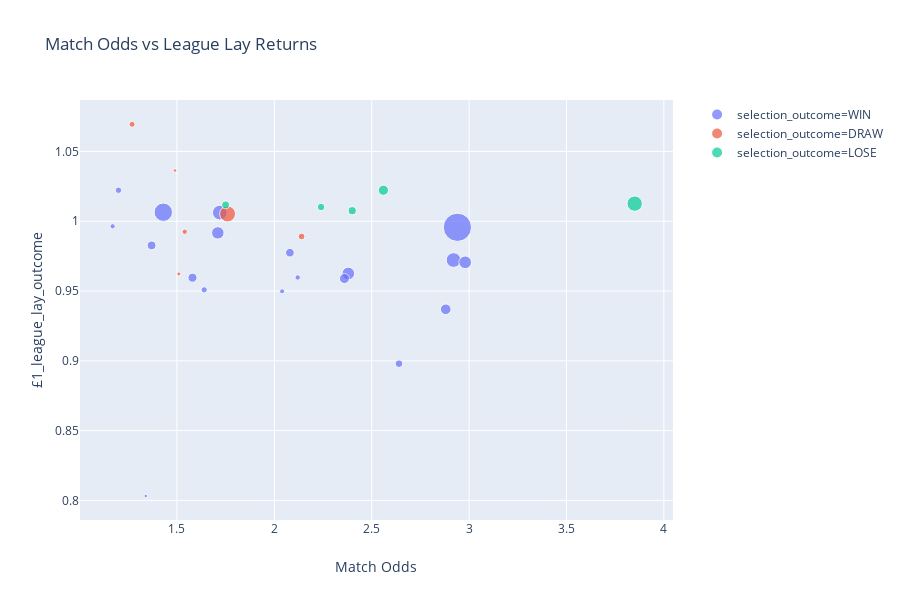

The notebook cell saved with this chart:
### Code cell
px.scatter(
    data_frame=combined_df, x='back_price_1', y='£1_league_lay_outcome', color='selection_outcome', size='back_price_1_league', hover_data=['runner_name'],
    labels={'goal_deficit': 'Winning Margin', 'back_price_1': 'Match Odds', 'back_price_shift_pc': 'League Odds Shift (%)',
            'back_price_1_league': 'League Odds (Pre Match)', 'runner_name': 'Team'},
    title='Match Odds vs League Lay Returns')

### Figure 1 — Plotly figure (JSON) as saved in the notebook; plotly's stock layout.template omitted (floating-point values rounded to 4 significant figures)
{"data": [{"customdata": [["Sheff Utd"], ["West Brom"], ["Rangers"], ["Doncaster"], ["Charlton"], ["Bolton"], ["Huddersfield"], ["Celtic"], ["Burnley"], ["Coventry"], ["Man Utd"], ["Liverpool"], ["Birmingham"], ["Chesterfield"], ["Arsenal"], ["Burnley"], ["Newcastle"], ["Aston Villa"], ["Man City"]], "hoverlabel": {"namelength": 0}, "hovertemplate": "selection_outcome=WIN<br>Match Odds=%{x}<br>£1_league_lay_outcome=%{y}<br>League Odds (Pre Match)=%{marker.size}<br>Team=%{customdata[0]}", "legendgroup": "selection_outcome=WIN", "marker": {"color": "#636efa", "size": [17, 23, 4.3, 8.8, 17, 8, 12, 1.35, 6.2, 16.5, 23, 8.2, 3.1, 10.5, 2.88, 4.2, 36, 85, 2.72], "sizemode": "area", "sizeref": 0.2125, "symbol": "circle"}, "mode": "markers", "name": "selection_outcome=WIN", "showlegend": true, "type": "scatter", "x": [2.38, 2.92, 1.2, 1.58, 2.98, 2.08, 2.88, 1.34, 2.64, 1.71, 1.72, 1.37, 2.12, 2.36, 1.17, 1.64, 1.43, 2.94, 2.04], "xaxis": "x", "y": [0.9626, 0.9722, 1.022, 0.9596, 0.9706, 0.9775, 0.9369, 0.8031, 0.898, 0.9917, 1.006, 0.9827, 0.9597, 0.959, 0.9964, 0.9509, 1.006, 0.9957, 0.9498], "yaxis": "y"}, {"customdata": [["Leeds"], ["Birmingham"], ["Leeds"], ["Inter"], ["Real Madrid"], ["Tottenham"]], "hoverlabel": {"namelength": 0}, "hovertemplate": "selection_outcome=DRAW<br>Match Odds=%{x}<br>£1_league_lay_outcome=%{y}<br>League Odds (Pre Match)=%{marker.size}<br>Team=%{customdata[0]}", "legendgroup": "selection_outcome=DRAW", "marker": {"color": "#EF553B", "size": [3.8, 2.94, 4.8, 1.75, 1.34, 27], "sizemode": "area", "sizeref": 0.2125, "symbol": "circle"}, "mode": "markers", "name": "selection_outcome=DRAW", "showlegend": true, "type": "scatter", "x": [1.27, 1.54, 2.14, 1.51, 1.49, 1.76], "xaxis": "x", "y": [1.069, 0.9925, 0.9891, 0.9622, 1.036, 1.005], "yaxis": "y"}, {"customdata": [["MK Dons"], ["Rotherham"], ["Doncaster"], ["MK Dons"], ["Chelsea"]], "hoverlabel": {"namelength": 0}, "hovertemplate": "selection_outcome=LOSE<br>Match Odds=%{x}<br>£1_league_lay_outcome=%{y}<br>League Odds (Pre Match)=%{marker.size}<br>Team=%{customdata[0]}", "legendgroup": "selection_outcome=LOSE", "marker": {"color": "#00cc96", "size": [6, 11, 6.8, 7, 25], "sizemode": "area", "sizeref": 0.2125, "symbol": "circle"}, "mode": "markers", "name": "selection_outcome=LOSE", "showlegend": true, "type": "scatter", "x": [2.24, 2.56, 1.75, 2.4, 3.85], "xaxis": "x", "y": [1.01, 1.022, 1.012, 1.008, 1.013], "yaxis": "y"}], "layout": {"height": 600, "legend": {"itemsizing": "constant", "tracegroupgap": 0}, "title": {"text": "Match Odds vs League Lay Returns"}, "xaxis": {"anchor": "y", "domain": [0, 0.98], "title": {"text": "Match Odds"}}, "yaxis": {"anchor": "x", "domain": [0, 1], "title": {"text": "£1_league_lay_outcome"}}}}
